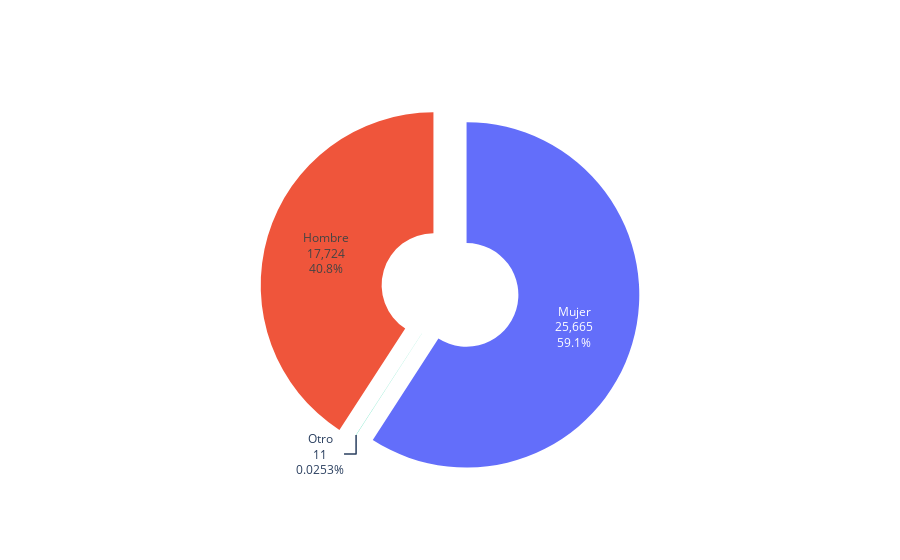

Source (notebook cell):
### Code cell
labels = ['Mujer', 'Hombre', 'Otro']
values = [25665, 17724, 11]
fig = go.Figure(data=[go.Pie(labels=labels, values=values, textinfo='label+percent+value', hole=.3, rotation=0)])
fig.update_layout(showlegend=False)
# fig.update_layout(legend=dict(orientation="v", xanchor="center", x=1, y=0.5)) # title_text='Distribución de Género', title_x=0.5, title_y=0.9, title_font=dict(size=25), 
fig.update_traces(textfont_size=12, pull=[0.1, 0.1], hoverinfo='label+percent+value')
fig.show()
fig.write_image(os.path.join(os.path.dirname(os.path.dirname(os.path.abspath('file'))), 'utils', "image", "gender.png"))

### Figure 1 — Plotly figure (JSON) as saved in the notebook; plotly's stock layout.template omitted (floating-point values rounded to 4 significant figures)
{"data": [{"hole": 0.3, "hoverinfo": "label+percent+value", "labels": ["Mujer", "Hombre", "Otro"], "pull": [0.1, 0.1], "rotation": 0, "textfont": {"size": 12}, "textinfo": "label+percent+value", "type": "pie", "values": [25665, 17724, 11]}], "layout": {"showlegend": false}}
